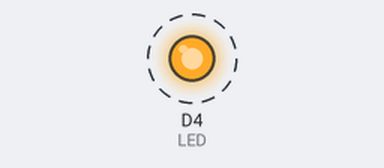
A sketch run on a simulated ESP8266 (NodeMCU). On the bench: output pins drawn as LEDs (lit = HIGH). Dashed ring = blinking. What the sketch prints to the serial monitor is not drawn.

Above: at 0.5 s.
Timing chart, 0 to 4.6 s (numbered marks = the images above):
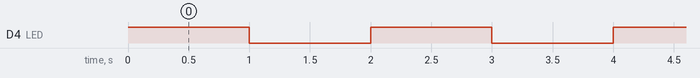

Measured:
- by itself, D4 (LED): alternates HIGH for 1.0 s and LOW for 1.0 s

The sketch:

BlinkESP.ino
```cpp
/*
  Blink an ESP8266 NodeMCU board
  Turns flashes an LED for one second delay.

  This program needs no circuit. It will use a built-in LED

  by Eng. Alaa Al Nassan
 */


# define LED D4 // Use built-in LED which connected to D4 pin or GPIO 2

void setup() {
  pinMode(LED, OUTPUT);     // Initialize the LED as an output
  Serial.begin(115200);
}

void loop() {
  digitalWrite(LED, HIGH);  // Turn the LED off because the LED is active low
  Serial.println("OFF");
  delay(1000);            // Wait a second
  digitalWrite(LED, LOW);   // Turn the LED on because the LED is active low
  Serial.println("ON");
  delay(1000);              // Wait a second
}
```
